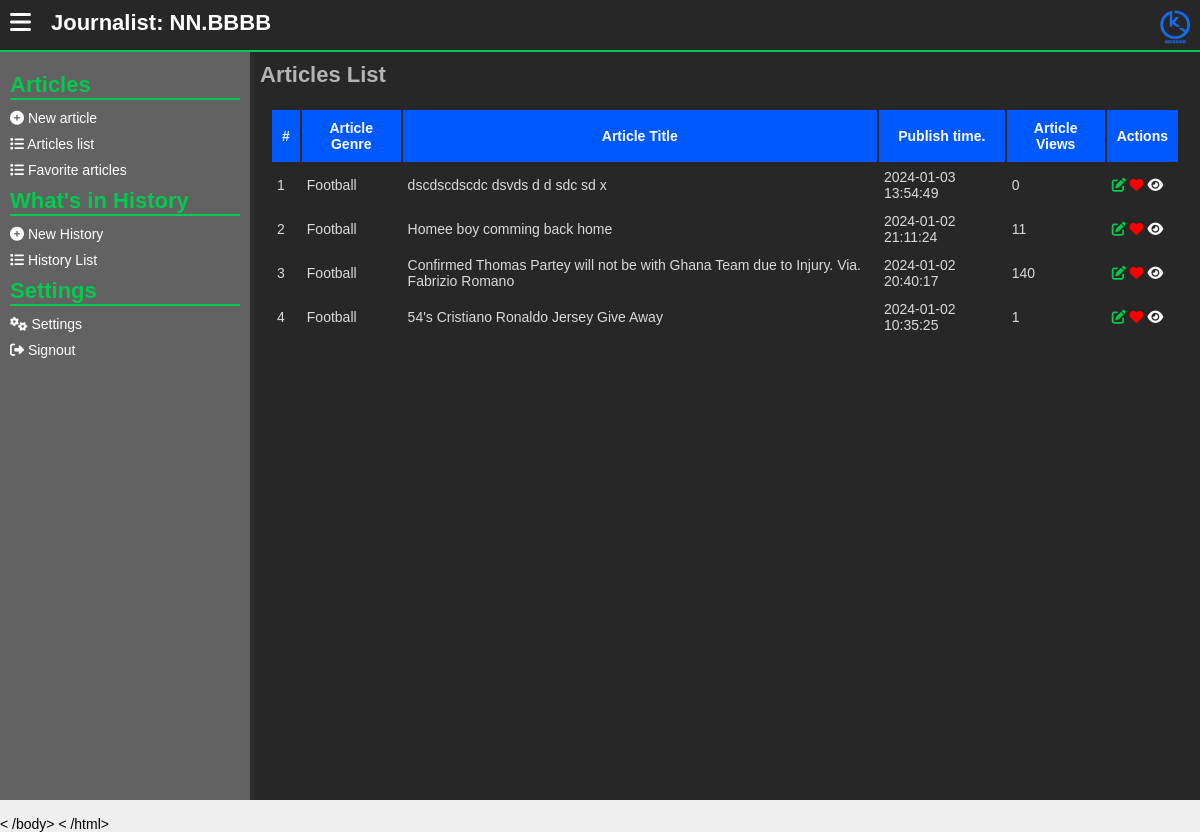
Screenshot of /journalists/articles-list.php (signed in) with the database file from the repository.
### tables this page shows
CREATE TABLE `journalists` (
  `id` int(11) NOT NULL,
  `first_name` varchar(255) NOT NULL,
  `last_name` varchar(255) NOT NULL,
  `user_name` varchar(255) NOT NULL,
  `email` varchar(255) NOT NULL,
  `phone_number` varchar(255) NOT NULL,
  `password` text NOT NULL,
  `display_name` varchar(255) NOT NULL,
  `status` varchar(255) NOT NULL DEFAULT 'Working'
);

CREATE TABLE `news_articles` (
  `article_id` int(11) NOT NULL,
  `article_title` text NOT NULL,
  `article_overview` text NOT NULL,
  `article_poster` text NOT NULL,
  `article_full_details` text NOT NULL,
  `article_author` int(11) NOT NULL,
  `article_genre` int(11) NOT NULL,
  `article_publish_time` text NOT NULL DEFAULT current_timestamp()
);

CREATE TABLE `genres` (
  `id` int(11) NOT NULL,
  `genre_name` varchar(255) NOT NULL,
  `genre_description` text NOT NULL
);

### assets/php/journalists/session_mgt.php (called while the page is built, shortened)
<?php
    if (!isset($_SESSION['acting_journalist_id'])) {
        header("location: ../admins/signin.php");
    }
    else {
        $acting_jou_id = $_SESSION['acting_journalist_id'];
        $check_jou_exists = mysqli_query($server,"SELECT * from journalists
            WHERE id = '$acting_jou_id'
        ");
        if (mysqli_num_rows($check_jou_exists) !==1) {
            header("location: ../admins/signin.php");
        }
        else {
            $get_the_journalist_info =  mysqli_fetch_array(mysqli_query($server,"SELECT * from journalists
                WHERE id = '$acting_jou_id'
            "));
            $acting_jou_username = $get_the_journalist_info['user_name'];
        }
    }
?>

### journalists/articles-list.php (the view, shortened to what this page needs)
<?php
include("../assets/php/global/server.php");
include("../assets/php/journalists/session_mgt.php");
?>
<!DOCTYPE html>
<html lang="en">
<head>
    <link rel="stylesheet" href="../assets/css/back-main.css">
    <link rel="stylesheet" href="https://cdnjs.cloudflare.com/ajax/libs/font-awesome/6.5.1/css/all.min.css" />
</head>
<body>
    <main>
        <section class="main-section">
            <?php
            include('../assets/php/journalists/header.php')
            ?>
            <div class="hero">
                <?php include("../assets/php/journalists/left-nav.php") ?>
                <div class="dashboard">
                    <div class="dashboard-cont">
                        <h1>
                            Articles List
                        </h1>
                        <div class="form-row">
                            <table>
                                <thead>
                                    <tr>
                                        <th>
                                            #
                                        </th>
                                        <th>
                                            Article Genre
                                        </th>
                                        <th>
                                            Article Title
                                        </th>
                                        <th>
                                            Publish time.
                                        </th>
                                        <th>
                                            Article Views
                                        </th>
                                        <th>
                                            Actions
                                        </th>
                                    </tr>
                                </thead>
                                <tbody>
                                    <?php
                                    $getArticles = mysqli_query($server, "SELECT * from
                                            news_articles,genres
                                            WHERE
                                            news_articles.article_genre = genres.id AND
                                            article_author = '$acting_jou_id'
                                            ORDER BY article_publish_time DESC
                                        ") or die(mysqli_error($conn));
                                    if (mysqli_num_rows($getArticles) < 1) {
                                    ?>
                                        <tr>
                                            <td colspan="20">
                                                No values found...
                                            </td>
                                        </tr>
                                        <?php
                                    } else {
                                        $count = 1;
                                        while ($rowArticles = mysqli_fetch_assoc($getArticles)) {
                                        ?>
                                            <tr>
                                                <td>
                                                    <?php echo $count++ ?>
                                                </td>
                                                <td>
                                                    <?php echo $rowArticles["genre_name"]; ?>
                                                </td>
                                                <td>
                                                    <?php echo $rowArticles["article_title"]; ?>
                                                </td>
                                                <td>
                                                    <?php echo $rowArticles["article_publish_time"]; ?>
                                                </td>
                                                <td>
                                                    <?php
                                                    $articleId = $rowArticles["article_id"];
                                                    $getViewsCount = mysqli_query($server, "SELECT * from news_articles_views
                                                                WHERE article = '$articleId'
                                                            ");
                                                    echo mysqli_num_rows($getViewsCount);
                                                    ?>
                                                </td>
                                                <td>
                                                    <a href="edit-article.php?a=<?php echo $articleId; ?>" class="edit">
                                                        <i class="fa fa-edit"></i>
                                                    </a>
                                                    <button class="markFav" value="<?php echo $articleId; ?>" title="Mark Article as favorite">
                                                        <i class="fa fa-heart" style="color: red;"></i>
                                                    </button>
                                                    <a href="../clients/read.php?a=<?php echo $rowArticles['article_id']; ?>" target="_blank" title="Watch the article live.">
                                                        <i class="fa fa-eye"></i>
                                                    </a>
                                                </td>
                                            </tr>
                                    <?php
                                        }
                                    }
                                    ?>
                                </tbody>
                            </table>
                        </div>
                    </div>
                </div>
            </div>
        </section>
    </main>
    < /body>
        < /html>

### assets/php/journalists/header.php
<header>
   <div class="menu">
      <button id="menu_toggleBTN">
         <i class="fa fa-bars"></i>
      </button>
   </div>
   <div class="username" onclick="location.reload()">
      Journalist:
      <?php echo $acting_jou_username; ?>
   </div>
   <div class="logo">
      <a href="./home.php">
         <img src="../assets/images/KickSide - Logo.png" alt="Kick Side Logo">
      </a>
   </div>
</header>

### assets/css/back-main.css (style rules this page uses)
* { font-size: 14px; margin: 0; padding: 0; text-decoration: none; }
body { font-family: "Gill Sans", "Gill Sans MT", Calibri, "Trebuchet MS", sans-serif; margin: 0; padding: 0; background: #d3d3d357; overflow: hidden; }
button { cursor: pointer; background: transparent; border: 0; }
main { width: 100%; height: 100%; }
section.main-section { height: 100vh; width: 100vw; top: 0; left: 0; position: absolute; background: rgb(39, 39, 39); overflow: hidden; }
section.main-section header { width: 100vw; display: flex; flex-direction: row; margin: 0; padding: 0; height: 50px; border-bottom: 2px solid #02ca4e; }
section.main-section header .menu { padding: 10px; }
section.main-section header .menu button { border: 0; background: transparent; }
section.main-section header .menu button i { font-size: 24px; color: #fff; }
section.main-section header .username { flex: 4; padding: 10px; color: #fff; font-size: 22px; font-weight: bold; user-select: none; cursor: pointer; }
section.main-section header .logo { text-align: right; flex: 2; padding: 10px; }
section.main-section header .logo img { width: 30px; }
section.main-section .hero { width: 100%; display: flex; flex-direction: row; flex-wrap: nowrap; }
section.main-section .dashboard { height: calc(100vh - 50px); overflow: auto; flex: 1; }
section.main-section .dashboard .dashboard-cont { padding: 10px; }
section.main-section .dashboard .dashboard-cont h1 { color: #b4b4b4; font-size: 22px; }
section.main-section .dashboard .form-row { margin-top: 10px; padding: 10px; border-radius: 10px; }
section.main-section .dashboard .form-row table { width: auto; }
section.main-section .dashboard .form-row table thead { background: #0059ff; color: #fff; }
section.main-section .dashboard .form-row table thead th { padding: 10px; }
section.main-section .dashboard .form-row table tbody td { color: #dadada; padding: 5px; }
section.main-section .dashboard .form-row table tbody td a { background: transparent; border: 0; outline: 0; color: #fff; }
section.main-section .dashboard .form-row table tbody td .edit i { color: #02ca4e; }

### rows the page displays
journalists: user_name "NN.BBBB"
news_articles: article_genre.genre_name "Football", article_title "dscdscdscdc dsvds d d sdc sd x", article_publish_time "2024-01-03 13:54:49", mysqli_num_rows($getViewsCount) "0", $articleId 16 (drawn)
news_articles: article_genre.genre_name "Football", article_title "Homee boy comming back home", article_publish_time "2024-01-02 21:11:24", mysqli_num_rows($getViewsCount) "11", $articleId 7 (drawn)
news_articles: article_genre.genre_name "Football", article_title "Confirmed Thomas Partey will not be with Ghana Team due to Injury. Via. Fabrizio Romano", article_publish_time "2024-01-02 20:40:17", mysqli_num_rows($getViewsCount) "140", $articleId 6 (drawn)
news_articles: article_genre.genre_name "Football", article_title "54's Cristiano Ronaldo Jersey Give Away", article_publish_time "2024-01-02 10:35:25", mysqli_num_rows($getViewsCount) "1"
